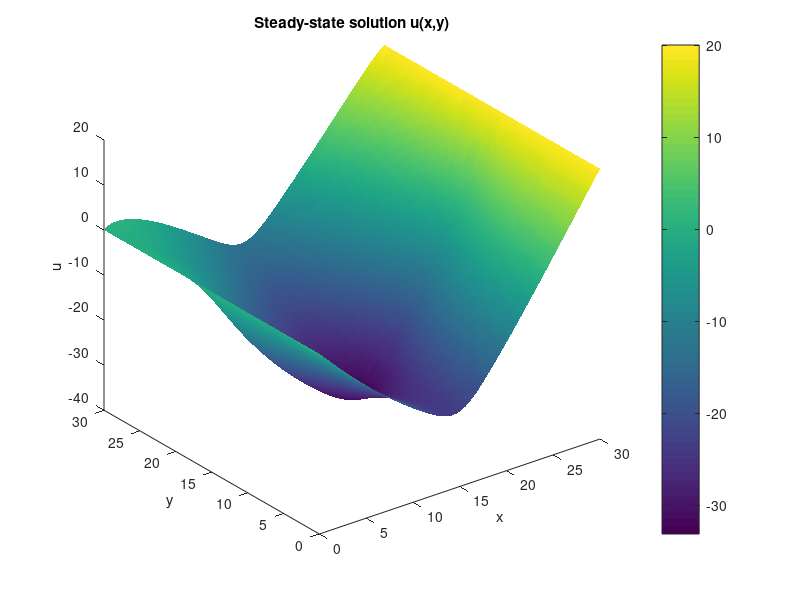
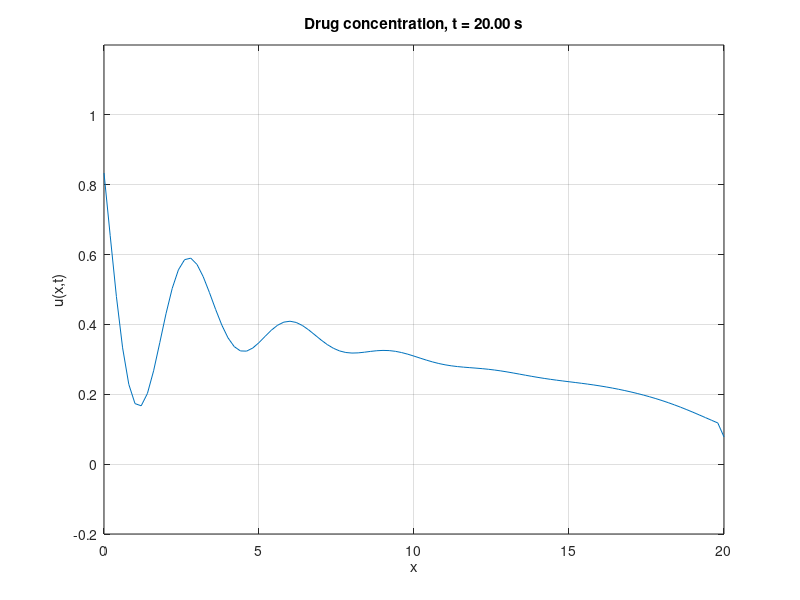
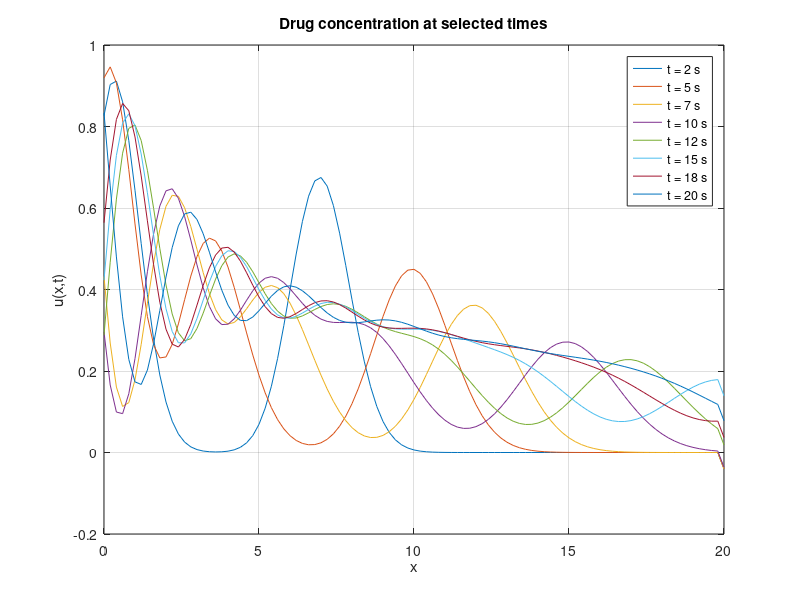

Source code (MATLAB) for these figures, in order:
%% Problem 1

clc; clear variables; close all;

%%%%% Geometry / mesh / setup %%%%%%
%%%%%%%%%%%%%%%%%%%%%%%%%%%%%%%%%%%%
Lx = 30; % Eq. 3
Ly = 30; % Eq. 3
X_mesh = 90;
Y_mesh = 90;

% Using Eq. 1
N = X_mesh + 1; %Eq. 5
M = Y_mesh + 1; %Eq. 5

% Create grid with N,M points between 0 and Lx,Ly 
x = linspace(0,Lx,N);
y = linspace(0,Ly,M);

h = x(2)-x(1); % Step length

numGridPoints = N*M; % Amount of grid points/unknowns

f = @(x,y) exp(-((x-15).^2)/4) + exp(-((y-15).^2)/4); % Define the function f(x,y) from solution, Eq. 2
k = @(i,j) i + (j-1)*N; % Store the grid as a long vector, u_(1,1) -> u_1, u_(2,1) -> u_2, u_(N,1) -> u_N, u(1,2) -> u_(N+1), Eq. 7

% Dirichlet boundary values
u_left  = 0;
u_right = 20;

% Von Neumann boundary values
g_bottom = 0;
g_top    = 1;

% Preallocate sparse matrix
maxnnz = 9*numGridPoints; % The largest stencil is the interior stencil, which uses 9 grid points, meaning every row of A can have at most 9 entries
b = zeros(numGridPoints,1); % Preallocate matrix b in Eq. 6

% We store the matrix, A in Eq. 6 as a sparse matrix.
% This is created as A(I(q), J(q)) = V(q) 
I = zeros(maxnnz,1); % Preallocate row indices
J = zeros(maxnnz,1); % Preallocate column indices
V = zeros(maxnnz,1); % Preallocate nonzero-coefficients matrix
p = 0; % Amount of sparse matrix entries thus far

%%%%% Matrix assembly loop %%%%%
%%%%%%%%%%%%%%%%%%%%%%%%%%%%%%%%
% This loop is building the lineary system Au = b, where every grid point
% (i,j) becomes one row in the matrix. `row` represents the current
% equation/grid-point, `cols` are the unknowns in said equation, `vals` are
% the coefficients multiplying those equations and `b(row)` is the 
for j = 1:M
    for i = 1:N
        % Create one equation at each grid point
        row = k(i,j); % Determine which row of A point (i,j) corresponds to

        if i == 1 % Left boundary
            % Left stencil
            cols = row;
            vals = 1;
             % Force left boundary to u_left, Eq. 12
            b(row) = u_left;

        elseif i == N % Right boundary
            % Right stencil
            cols = row;
            vals = 1;
            % Force right boundary to u_right, Eq. 13
            b(row) = u_right;

        elseif j == 1 % Bottom boundary
            % Bottom stencil
            cols = [k(i,j), k(i-1,j), k(i+1,j), k(i,j+1)];
            vals = [4, -1, -1, -2];
            % Von Neumann condition at bottom, Eq. 15
            b(row) = -h^2*f(x(i),y(j)) - 2*h*g_bottom;

        elseif j == M % Top boundary
            % Top stencil
            cols = [k(i,j), k(i-1,j), k(i+1,j), k(i,j-1)];
            vals = [4, -1, -1, -2];
            % Von Neumann condition at top, Eq. 16
            b(row) = -h^2*f(x(i),y(j)) + 2*h*g_top;

        else % Interior point
            % General stencil
            cols = [k(i,j), k(i-1,j), k(i+1,j), k(i,j-1), k(i,j+1), ...
                    k(i+1,j+1), k(i+1,j-1), k(i-1,j+1), k(i-1,j-1)];
            vals = [4, -1, -1, -1, -1, -1/4, 1/4, 1/4, -1/4];
            b(row) = -h^2*f(x(i),y(j)); % Eq. 11
        end

        nn = numel(cols); % Amount of coefficients in current equation

        % Insert coefficients into sparse storage arrays
        I(p+1:p+nn) = row;
        J(p+1:p+nn) = cols;
        V(p+1:p+nn) = vals;

        % Update amount of spare-matrix entries
        p = p + nn;
    end
end

% Create a sparse matrix A of the form A(I(q), J(q)) = V(q) with dimensions
% numGridPoints*numGridPoints
A = sparse(I(1:p),J(1:p),V(1:p),numGridPoints,numGridPoints);

% Solve direct system, Eq. 6
u_vec = A\b;

% Convert long vector u, Eq. 7, into a 2D matrix of size N*M
u = reshape(u_vec,N,M);

% Plot
[X,Y] = meshgrid(x,y);
figure;
surface(X,Y,u');
view(3);
shading interp;
colorbar;
title("Steady-state solution u(x,y)");
xlabel("x");
ylabel("y");
zlabel("u");

%% Problem 2
clc; clear variables;

% Parameters
alpha = 1;
nu    = 0.1;
c     = 0.05;

L  = 20;
T  = 20;
dt = 0.01;

numIntervals = 100;
N = numIntervals + 1; % Eq. 19
x = linspace(0, L, N)'; % Eq. 23
dx = x(2) - x(1); % Eq. 20
Nt = round(T/dt); % Eq. 22

% Boundary condition data
leftBC = @(t) sin(t).^2; % Eq. 27
qRight = -0.2;       % Eq. 28

% Initial condition
u = exp(-(x - 5).^2); % Eq. 26

% Enforce left boundary at t = 0
u(1) = leftBC(0); 

% Enforce right Neumann condition at t = 0
u(end) = u(end-1) + dx*qRight;

% Crank-Nicolson coefficients
r = nu*dt/(2*dx^2); % Eq. 33
s = alpha*dt/(4*dx);  % Eq. 34
k = c*dt/2; % Eq. 35

A = spalloc(N, N, 3*N);
B = spalloc(N, N, 3*N);

% Interior points using Eq. 37
for i = 2:N-1
    % Left-hand side: u^{n+1}
    A(i,i-1) = -r - s;
    A(i,i)   =  1 + 2*r + k;
    A(i,i+1) = -r + s;

    % Right-hand side: u^n
    B(i,i-1) =  r + s;
    B(i,i)   =  1 - 2*r - k;
    B(i,i+1) =  r - s;
end

% Left Dirichlet boundary: u(0,t) = sin^2(t)
A(1,1) = 1;
B(1,:) = 0;

% Right Neumann boundary: du/dx = -0.2

A(N,N)   = 1;
A(N,N-1) = -1;
B(N,:)   = 0;

% Times to store for final plot
snapshotTimes = [2 5 7 10 12 15 18 20];
snapshotSteps = round(snapshotTimes/dt);

snapshots = zeros(N, length(snapshotTimes));
snapshotCounter = 1;

% Animation setup
figure;
h = plot(x, u);
grid on;
xlabel("x");
ylabel("u(x,t)");
title("Drug concentration");
ylim([-0.2 1.2]);

% Time stepping
for n = 0:Nt-1
    tNew = (n+1)*dt;

    rhs = B*u;

    % Apply boundary values at the new time level
    rhs(1) = leftBC(tNew);
    rhs(N) = dx*qRight;

    % Solve the linear system
    u = A\rhs;

    % Store snapshots
    if snapshotCounter <= length(snapshotSteps) && n+1 == snapshotSteps(snapshotCounter)
        snapshots(:,snapshotCounter) = u;
        snapshotCounter = snapshotCounter + 1;
    end

    % Animate every few steps
    if mod(n,5) == 0 || n == Nt-1
        set(h, "YData", u);
        title(sprintf("Drug concentration, t = %.2f s", tNew));
        drawnow;
    end
end

% Plot requested time profiles
figure;
plot(x, snapshots);
grid on;
xlabel("x");
ylabel("u(x,t)");
title("Drug concentration at selected times");

legendLabels = arrayfun(@(tt) sprintf("t = %g s", tt), ...
    snapshotTimes, "UniformOutput", false);

legend(legendLabels, "Location", "best");
